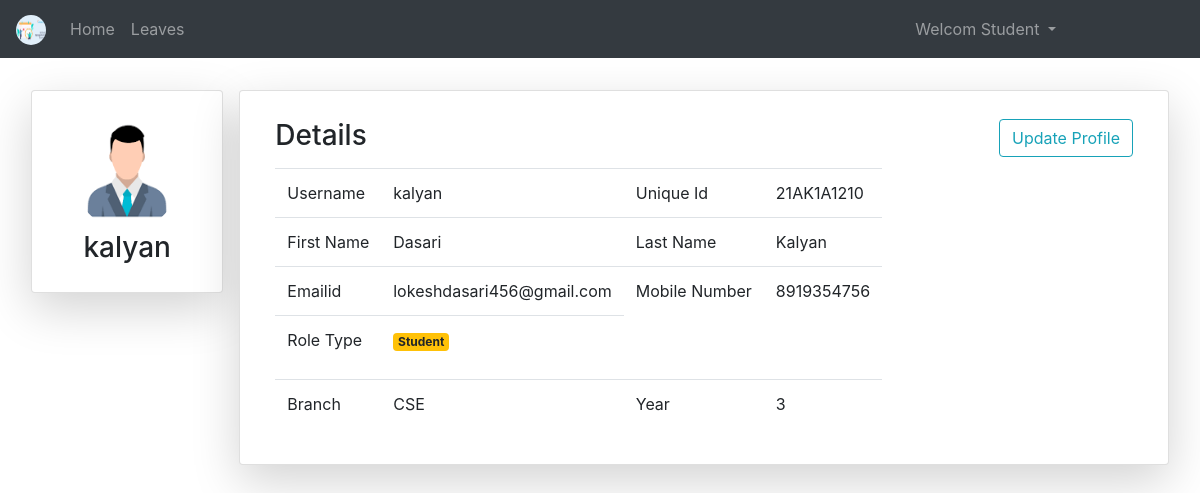
The page /pfle/ (signed in) on the database its author committed.
### LApp/models.py (models this page shows)
class User(AbstractUser):
    g = [
        ('0','--- Select Your Gender ---'),
        ('1','Male'),
        ('2','Female'),
    ]
    c=[
        ('0','Guest'),
        ('1','Student'),
        ('2','Teacher'),
    ]
    mble = models.CharField(max_length=10,null=True,blank=True)
    gdr = models.CharField(choices=g,default='0',max_length=5)
    role_type=models.CharField(choices=c,default='0',max_length=5)
    eid=models.CharField(max_length=10)
    pfimg=models.ImageField(upload_to='Profiles/',default='pfle.png')

class StProfile(models.Model):
    sbranch=models.CharField(max_length=50)
    syear=models.CharField(max_length=50)
    sstatus=models.BooleanField(default=False)
    sc=models.OneToOneField(User,on_delete=models.CASCADE)

### LApp/views.py (the view)
# urls.py: path('pfle/',views.profile,name="pf"),
def profile(request):
    return render(request, "html/profile.html")

### templates/html/profile.html (shortened to what this page needs)
{% extends 'html/base.html' %}
{% block content %}
<div class="container-fluid mt-4">
	<div class="row mx-2">
		<div class="card col-md-2 col-sm-3 col-xm-3 shadow-lg m-2 h-100">
			<div class="card-body text-center">
				<img src="{{request.user.pfimg.url}}" class="rounded-circle" height="120px" width="90%">
				<h3>{{request.user.username}}</h3>
			</div>
		</div>
		<div class="card col-md col-sm col-xm shadow-lg m-2">
			<div class="card-body">
				<div class="row my-2">
					<div class="col">
						<h3>Details</h3>
					</div>
					<div class="col">
						<a href="{% url 'upf' %}" class="btn btn-outline-info float-right">Update Profile</a>
					</div>
				</div>
				<table class="table table-responsive">
					<tr>
						<td>Username</td>
						<td>{{request.user.username}}</td>
						<td>Unique Id</td>
						<td>{{request.user.eid}}</td>
					</tr>
					<tr>
						<td>First Name</td>
						<td>{{request.user.first_name}}</td>
						<td>Last Name</td>
						<td>{{request.user.last_name}}</td>
					</tr>
					<tr>
						<td>Emailid</td>
						<td>{{request.user.email}}</td>
						<td>Mobile Number</td>
						<td>{{request.user.mble}}</td>
					</tr>
					<tr>
						<td>Role Type</td>
						<td>
							{% if request.user.role_type == "1" %}
								<p class="badge badge-warning">Student</p>
							{% elif request.user.role_type == "2" %}
								<p class="badge badge-success">Teacher</p>
							{% elif request.user.role_type == "0" %}
								<p class="badge badge-primary">Guest</p>
							{% elif request.user.is_superuser %}
								<p class="badge badge-secondary">Admin</p>
							{% endif %}
						</td>
					</tr>
					{% if request.user.role_type == "2" and request.user.tchprofile.tstatus == 1 %}
					<tr>
						<td>Subject</td>
						<td>{{request.user.tchprofile.tchsubject}}</td>
						<td>Experience</td>
                        <td>{{request.user.tchprofile.tchexpr}}</td>
					</tr>
                    <tr>
                        <td>Branch</td>
                        <td>{{request.user.tchprofile.tchbrnch}}</td>
                        <td>Designation</td>
                        <td>{{request.user.tchprofile.tchdesg}}</td>
                    </tr>
                    {% elif request.user.role_type == "1" and request.user.stprofile.sstatus == 1 %}
                    <tr>
                        <td>Branch</td>
                        <td>{{request.user.stprofile.sbranch}}</td>
                        <td>Year</td>
                        <td>{{request.user.stprofile.syear}}</td>
                    </tr>
					{% endif %}
				</table>
			</div>
		</div>
	</div>
</div>
{% endblock %}

### rows shown on the page
User: user.pfimg (picture), user.username "kalyan", user.eid "21AK1A1210", user.first_name "Dasari", user.last_name "Kalyan", user.email "lokeshdasari456@gmail.com", user.mble "8919354756", user.stprofile.sbranch "CSE", user.stprofile.syear "3"
